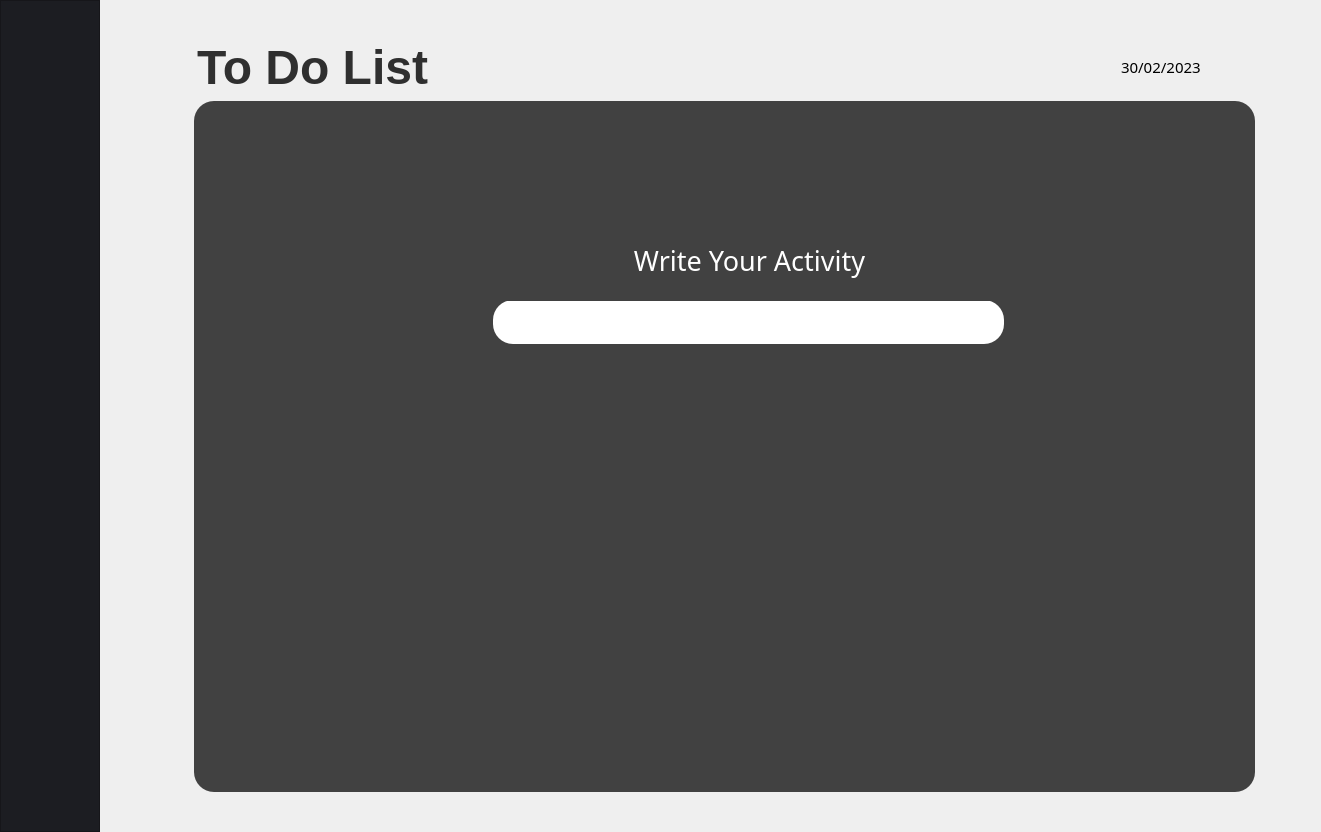
<?xml version="1.0" encoding="UTF-8"?>
<ui version="4.0">
 <class>MainWindow</class>
 <widget class="QMainWindow" name="MainWindow">
  <property name="geometry">
   <rect>
    <x>0</x>
    <y>0</y>
    <width>1321</width>
    <height>832</height>
   </rect>
  </property>
  <property name="windowTitle">
   <string>MainWindow</string>
  </property>
  <property name="autoFillBackground">
   <bool>false</bool>
  </property>
  <widget class="QWidget" name="centralwidget">
   <layout class="QGridLayout" name="gridLayout">
    <property name="leftMargin">
     <number>0</number>
    </property>
    <property name="topMargin">
     <number>0</number>
    </property>
    <property name="rightMargin">
     <number>0</number>
    </property>
    <property name="bottomMargin">
     <number>0</number>
    </property>
    <property name="horizontalSpacing">
     <number>20</number>
    </property>
    <item row="2" column="0" rowspan="2">
     <layout class="QVBoxLayout" name="verticalLayout">
      <item>
       <widget class="QFrame" name="frame">
        <property name="enabled">
         <bool>true</bool>
        </property>
        <property name="minimumSize">
         <size>
          <width>100</width>
          <height>400</height>
         </size>
        </property>
        <property name="maximumSize">
         <size>
          <width>100</width>
          <height>16777215</height>
         </size>
        </property>
        <property name="styleSheet">
         <string notr="true">background-color: rgb(28, 29, 34)</string>
        </property>
        <property name="frameShape">
         <enum>QFrame::StyledPanel</enum>
        </property>
        <property name="frameShadow">
         <enum>QFrame::Raised</enum>
        </property>
        <widget class="QLabel" name="label_2">
         <property name="geometry">
          <rect>
           <x>25</x>
           <y>50</y>
           <width>51</width>
           <height>51</height>
          </rect>
         </property>
         <property name="text">
          <string/>
         </property>
         <property name="pixmap">
          <pixmap>:/newPrefix/navbar_home.png</pixmap>
         </property>
        </widget>
        <widget class="QLabel" name="label">
         <property name="geometry">
          <rect>
           <x>31</x>
           <y>190</y>
           <width>31</width>
           <height>51</height>
          </rect>
         </property>
         <property name="text">
          <string/>
         </property>
         <property name="pixmap">
          <pixmap>:/newPrefix/nabar_toDoList.png</pixmap>
         </property>
        </widget>
        <widget class="QLabel" name="label_5">
         <property name="geometry">
          <rect>
           <x>21</x>
           <y>270</y>
           <width>51</width>
           <height>51</height>
          </rect>
         </property>
         <property name="text">
          <string/>
         </property>
         <property name="pixmap">
          <pixmap>:/newPrefix/navbar_dailyPlan.png</pixmap>
         </property>
        </widget>
        <widget class="QLabel" name="label_4">
         <property name="geometry">
          <rect>
           <x>22</x>
           <y>350</y>
           <width>51</width>
           <height>51</height>
          </rect>
         </property>
         <property name="text">
          <string/>
         </property>
         <property name="pixmap">
          <pixmap>:/newPrefix/navbar_target.png</pixmap>
         </property>
        </widget>
        <widget class="QLabel" name="label_8">
         <property name="geometry">
          <rect>
           <x>21</x>
           <y>440</y>
           <width>51</width>
           <height>41</height>
          </rect>
         </property>
         <property name="text">
          <string/>
         </property>
         <property name="pixmap">
          <pixmap>:/newPrefix/navbar_gratitude.png</pixmap>
         </property>
        </widget>
        <widget class="QLabel" name="label_6">
         <property name="geometry">
          <rect>
           <x>30</x>
           <y>510</y>
           <width>41</width>
           <height>71</height>
          </rect>
         </property>
         <property name="text">
          <string/>
         </property>
         <property name="pixmap">
          <pixmap>:/newPrefix/navbar_article.png</pixmap>
         </property>
        </widget>
        <widget class="QLabel" name="label_7">
         <property name="geometry">
          <rect>
           <x>40</x>
           <y>630</y>
           <width>31</width>
           <height>31</height>
          </rect>
         </property>
         <property name="text">
          <string/>
         </property>
         <property name="pixmap">
          <pixmap>:/newPrefix/navbar_exit.png</pixmap>
         </property>
        </widget>
       </widget>
      </item>
     </layout>
    </item>
    <item row="2" column="1">
     <layout class="QHBoxLayout" name="horizontalLayout_2">
      <item alignment="Qt::AlignTop">
       <widget class="QPushButton" name="pushButton">
        <property name="maximumSize">
         <size>
          <width>50</width>
          <height>16777215</height>
         </size>
        </property>
        <property name="autoFillBackground">
         <bool>false</bool>
        </property>
        <property name="styleSheet">
         <string notr="true">margin-top: 50px; margin-left: 10px</string>
        </property>
        <property name="text">
         <string/>
        </property>
        <property name="icon">
         <iconset>
          <normaloff>:/newPrefix/back_btn.png</normaloff>:/newPrefix/back_btn.png</iconset>
        </property>
        <property name="iconSize">
         <size>
          <width>47</width>
          <height>49</height>
         </size>
        </property>
        <property name="autoDefault">
         <bool>false</bool>
        </property>
        <property name="default">
         <bool>false</bool>
        </property>
        <property name="flat">
         <bool>true</bool>
        </property>
       </widget>
      </item>
     </layout>
    </item>
    <item row="2" column="2">
     <layout class="QVBoxLayout" name="verticalLayout_6">
      <item>
       <layout class="QHBoxLayout" name="horizontalLayout_4">
        <item>
         <widget class="QLabel" name="label_9">
          <property name="font">
           <font>
            <pointsize>36</pointsize>
            <weight>75</weight>
            <bold>true</bold>
           </font>
          </property>
          <property name="styleSheet">
           <string notr="true">margin-top: 40px; color : #2F2F2F;</string>
          </property>
          <property name="text">
           <string>&lt;html&gt;&lt;head/&gt;&lt;body&gt;&lt;p&gt;To Do List&lt;/p&gt;&lt;/body&gt;&lt;/html&gt;</string>
          </property>
          <property name="alignment">
           <set>Qt::AlignLeading|Qt::AlignLeft|Qt::AlignVCenter</set>
          </property>
         </widget>
        </item>
        <item>
         <layout class="QVBoxLayout" name="verticalLayout_3">
          <item>
           <spacer name="verticalSpacer">
            <property name="orientation">
             <enum>Qt::Vertical</enum>
            </property>
            <property name="sizeType">
             <enum>QSizePolicy::Minimum</enum>
            </property>
            <property name="sizeHint" stdset="0">
             <size>
              <width>20</width>
              <height>40</height>
             </size>
            </property>
           </spacer>
          </item>
          <item>
           <layout class="QHBoxLayout" name="horizontalLayout">
            <item>
             <spacer name="horizontalSpacer">
              <property name="orientation">
               <enum>Qt::Horizontal</enum>
              </property>
              <property name="sizeType">
               <enum>QSizePolicy::Expanding</enum>
              </property>
              <property name="sizeHint" stdset="0">
               <size>
                <width>20</width>
                <height>20</height>
               </size>
              </property>
             </spacer>
            </item>
            <item>
             <widget class="QLabel" name="label_3">
              <property name="font">
               <font>
                <family>Poppins</family>
                <pointsize>11</pointsize>
               </font>
              </property>
              <property name="lineWidth">
               <number>1</number>
              </property>
              <property name="midLineWidth">
               <number>0</number>
              </property>
              <property name="text">
               <string>30/02/2023</string>
              </property>
              <property name="wordWrap">
               <bool>false</bool>
              </property>
              <property name="margin">
               <number>0</number>
              </property>
             </widget>
            </item>
            <item>
             <widget class="QPushButton" name="pushButton_3">
              <property name="baseSize">
               <size>
                <width>0</width>
                <height>0</height>
               </size>
              </property>
              <property name="layoutDirection">
               <enum>Qt::LeftToRight</enum>
              </property>
              <property name="text">
               <string/>
              </property>
              <property name="icon">
               <iconset>
                <normaloff>:/newPrefix/date_btn.png</normaloff>:/newPrefix/date_btn.png</iconset>
              </property>
              <property name="iconSize">
               <size>
                <width>40</width>
                <height>40</height>
               </size>
              </property>
              <property name="flat">
               <bool>true</bool>
              </property>
             </widget>
            </item>
            <item>
             <widget class="QPushButton" name="pushButton_2">
              <property name="text">
               <string/>
              </property>
              <property name="icon">
               <iconset>
                <normaloff>:/newPrefix/add_btn.png</normaloff>:/newPrefix/add_btn.png</iconset>
              </property>
              <property name="iconSize">
               <size>
                <width>40</width>
                <height>40</height>
               </size>
              </property>
              <property name="flat">
               <bool>true</bool>
              </property>
             </widget>
            </item>
            <item>
             <spacer name="horizontalSpacer_2">
              <property name="orientation">
               <enum>Qt::Horizontal</enum>
              </property>
              <property name="sizeType">
               <enum>QSizePolicy::Fixed</enum>
              </property>
              <property name="sizeHint" stdset="0">
               <size>
                <width>40</width>
                <height>20</height>
               </size>
              </property>
             </spacer>
            </item>
           </layout>
          </item>
         </layout>
        </item>
       </layout>
      </item>
     </layout>
    </item>
    <item row="3" column="2">
     <widget class="QScrollArea" name="scrollArea">
      <property name="styleSheet">
       <string notr="true">border: 0px</string>
      </property>
      <property name="widgetResizable">
       <bool>true</bool>
      </property>
      <widget class="QWidget" name="scrollAreaWidgetContents">
       <property name="geometry">
        <rect>
         <x>0</x>
         <y>0</y>
         <width>1127</width>
         <height>709</height>
        </rect>
       </property>
       <widget class="QWidget" name="widget" native="true">
        <property name="geometry">
         <rect>
          <x>10</x>
          <y>0</y>
          <width>1061</width>
          <height>691</height>
         </rect>
        </property>
        <property name="styleSheet">
         <string notr="true">background-color: rgb(65, 65, 65);
border-radius: 20px</string>
        </property>
        <widget class="QWidget" name="horizontalLayoutWidget_2">
         <property name="geometry">
          <rect>
           <x>-1</x>
           <y>270</y>
           <width>1111</width>
           <height>171</height>
          </rect>
         </property>
         <layout class="QHBoxLayout" name="horizontalLayout_3">
          <item>
           <spacer name="horizontalSpacer_5">
            <property name="orientation">
             <enum>Qt::Horizontal</enum>
            </property>
            <property name="sizeHint" stdset="0">
             <size>
              <width>40</width>
              <height>20</height>
             </size>
            </property>
           </spacer>
          </item>
          <item>
           <widget class="QPushButton" name="cancel">
            <property name="text">
             <string/>
            </property>
            <property name="icon">
             <iconset>
              <normaloff>:/newPrefix/cancel_btn.png</normaloff>:/newPrefix/cancel_btn.png</iconset>
            </property>
            <property name="iconSize">
             <size>
              <width>160</width>
              <height>160</height>
             </size>
            </property>
            <property name="flat">
             <bool>true</bool>
            </property>
           </widget>
          </item>
          <item>
           <widget class="QPushButton" name="save">
            <property name="text">
             <string/>
            </property>
            <property name="icon">
             <iconset>
              <normaloff>:/newPrefix/save_btn.png</normaloff>:/newPrefix/save_btn.png</iconset>
            </property>
            <property name="iconSize">
             <size>
              <width>160</width>
              <height>160</height>
             </size>
            </property>
            <property name="flat">
             <bool>true</bool>
            </property>
           </widget>
          </item>
          <item>
           <spacer name="horizontalSpacer_6">
            <property name="orientation">
             <enum>Qt::Horizontal</enum>
            </property>
            <property name="sizeHint" stdset="0">
             <size>
              <width>40</width>
              <height>20</height>
             </size>
            </property>
           </spacer>
          </item>
         </layout>
        </widget>
        <widget class="QWidget" name="horizontalLayoutWidget_3">
         <property name="geometry">
          <rect>
           <x>-1</x>
           <y>199</y>
           <width>1111</width>
           <height>44</height>
          </rect>
         </property>
         <layout class="QHBoxLayout" name="horizontalLayout_5">
          <item>
           <spacer name="horizontalSpacer_3">
            <property name="orientation">
             <enum>Qt::Horizontal</enum>
            </property>
            <property name="sizeType">
             <enum>QSizePolicy::Minimum</enum>
            </property>
            <property name="sizeHint" stdset="0">
             <size>
              <width>300</width>
              <height>20</height>
             </size>
            </property>
           </spacer>
          </item>
          <item>
           <widget class="QLineEdit" name="lineEdit">
            <property name="sizePolicy">
             <sizepolicy hsizetype="Expanding" vsizetype="Minimum">
              <horstretch>0</horstretch>
              <verstretch>10</verstretch>
             </sizepolicy>
            </property>
            <property name="font">
             <font>
              <family>Poppins</family>
              <pointsize>12</pointsize>
             </font>
            </property>
            <property name="autoFillBackground">
             <bool>false</bool>
            </property>
            <property name="styleSheet">
             <string notr="true">background-color: rgb(255, 255, 255);
border-radius: 20px</string>
            </property>
            <property name="alignment">
             <set>Qt::AlignCenter</set>
            </property>
           </widget>
          </item>
          <item>
           <spacer name="horizontalSpacer_4">
            <property name="orientation">
             <enum>Qt::Horizontal</enum>
            </property>
            <property name="sizeType">
             <enum>QSizePolicy::Minimum</enum>
            </property>
            <property name="sizeHint" stdset="0">
             <size>
              <width>300</width>
              <height>20</height>
             </size>
            </property>
           </spacer>
          </item>
         </layout>
        </widget>
        <widget class="QWidget" name="horizontalLayoutWidget_4">
         <property name="geometry">
          <rect>
           <x>0</x>
           <y>120</y>
           <width>1111</width>
           <height>80</height>
          </rect>
         </property>
         <layout class="QHBoxLayout" name="horizontalLayout_6">
          <item>
           <widget class="QLabel" name="label_10">
            <property name="font">
             <font>
              <family>Poppins</family>
              <pointsize>26</pointsize>
             </font>
            </property>
            <property name="layoutDirection">
             <enum>Qt::RightToLeft</enum>
            </property>
            <property name="styleSheet">
             <string notr="true">color: rgb(255, 255, 255)</string>
            </property>
            <property name="text">
             <string>&lt;html&gt;&lt;head/&gt;&lt;body&gt;&lt;p&gt;&lt;span style=&quot; font-size:20pt;&quot;&gt;Write Your Activity&lt;/span&gt;&lt;/p&gt;&lt;/body&gt;&lt;/html&gt;</string>
            </property>
            <property name="alignment">
             <set>Qt::AlignCenter</set>
            </property>
           </widget>
          </item>
         </layout>
        </widget>
       </widget>
      </widget>
     </widget>
    </item>
   </layout>
  </widget>
 </widget>
 <resources>
  <include location="../../../../../../../../../Downloads/tes.qrc"/>
  <include location="todolist.qrc"/>
 </resources>
 <connections/>
</ui>
